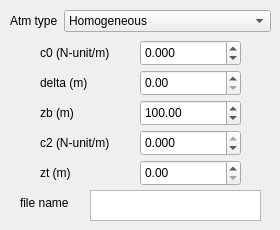
      <widget class="QWidget" name="tab_5">
       <attribute name="title">
        <string>atmosphere</string>
       </attribute>
       <widget class="QWidget" name="layoutWidget_4">
        <property name="geometry">
         <rect>
          <x>10</x>
          <y>10</y>
          <width>261</width>
          <height>31</height>
         </rect>
        </property>
        <layout class="QFormLayout" name="formLayout_12">
         <item row="0" column="0">
          <widget class="QLabel" name="atmTypeLabel">
           <property name="text">
            <string>Atm type</string>
           </property>
          </widget>
         </item>
         <item row="0" column="1">
          <widget class="QComboBox" name="atmTypeComboBox">
           <property name="currentText">
            <string>Homogeneous</string>
           </property>
           <property name="currentIndex">
            <number>0</number>
           </property>
           <item>
            <property name="text">
             <string>Homogeneous</string>
            </property>
           </item>
           <item>
            <property name="text">
             <string>Standard</string>
            </property>
           </item>
           <item>
            <property name="text">
             <string>Evaporation</string>
            </property>
           </item>
           <item>
            <property name="text">
             <string>Bilinear</string>
            </property>
           </item>
           <item>
            <property name="text">
             <string>Trilinear</string>
            </property>
           </item>
           <item>
            <property name="text">
             <string/>
            </property>
           </item>
          </widget>
         </item>
        </layout>
       </widget>
       <widget class="QLabel" name="zbLabel">
        <property name="geometry">
         <rect>
          <x>40</x>
          <y>100</y>
          <width>61</width>
          <height>26</height>
         </rect>
        </property>
        <property name="text">
         <string>zb (m)</string>
        </property>
       </widget>
       <widget class="QDoubleSpinBox" name="c2DoubleSpinBox">
        <property name="geometry">
         <rect>
          <x>140</x>
          <y>130</y>
          <width>101</width>
          <height>26</height>
         </rect>
        </property>
        <property name="locale">
         <locale language="English" country="UnitedStates"/>
        </property>
        <property name="keyboardTracking">
         <bool>false</bool>
        </property>
        <property name="decimals">
         <number>3</number>
        </property>
        <property name="minimum">
         <double>-50.000000000000000</double>
        </property>
        <property name="maximum">
         <double>0.000000000000000</double>
        </property>
       </widget>
       <widget class="QLabel" name="ztLabel">
        <property name="geometry">
         <rect>
          <x>40</x>
          <y>160</y>
          <width>71</width>
          <height>26</height>
         </rect>
        </property>
        <property name="text">
         <string>zt (m)</string>
        </property>
       </widget>
       <widget class="QDoubleSpinBox" name="deltaDoubleSpinBox">
        <property name="geometry">
         <rect>
          <x>140</x>
          <y>70</y>
          <width>101</width>
          <height>26</height>
         </rect>
        </property>
        <property name="locale">
         <locale language="English" country="UnitedStates"/>
        </property>
        <property name="keyboardTracking">
         <bool>false</bool>
        </property>
       </widget>
       <widget class="QLabel" name="deltaLabel">
        <property name="geometry">
         <rect>
          <x>40</x>
          <y>70</y>
          <width>81</width>
          <height>26</height>
         </rect>
        </property>
        <property name="text">
         <string>delta (m)</string>
        </property>
       </widget>
       <widget class="QDoubleSpinBox" name="ztDoubleSpinBox">
        <property name="enabled">
         <bool>true</bool>
        </property>
        <property name="geometry">
         <rect>
          <x>140</x>
          <y>160</y>
          <width>101</width>
          <height>26</height>
         </rect>
        </property>
        <property name="locale">
         <locale language="English" country="UnitedStates"/>
        </property>
        <property name="keyboardTracking">
         <bool>false</bool>
        </property>
        <property name="maximum">
         <double>10000.000000000000000</double>
        </property>
       </widget>
       <widget class="QDoubleSpinBox" name="zbDoubleSpinBox">
        <property name="enabled">
         <bool>true</bool>
        </property>
        <property name="geometry">
         <rect>
          <x>140</x>
          <y>100</y>
          <width>101</width>
          <height>26</height>
         </rect>
        </property>
        <property name="locale">
         <locale language="English" country="UnitedStates"/>
        </property>
        <property name="keyboardTracking">
         <bool>false</bool>
        </property>
        <property name="maximum">
         <double>5000.000000000000000</double>
        </property>
        <property name="value">
         <double>100.000000000000000</double>
        </property>
       </widget>
       <widget class="QLabel" name="c2Label">
        <property name="geometry">
         <rect>
          <x>40</x>
          <y>130</y>
          <width>91</width>
          <height>26</height>
         </rect>
        </property>
        <property name="text">
         <string>c2 (N-unit/m)</string>
        </property>
       </widget>
       <widget class="QLabel" name="c0Label">
        <property name="geometry">
         <rect>
          <x>40</x>
          <y>40</y>
          <width>81</width>
          <height>26</height>
         </rect>
        </property>
        <property name="text">
         <string>c0 (N-unit/m)</string>
        </property>
       </widget>
       <widget class="QDoubleSpinBox" name="c0DoubleSpinBox">
        <property name="geometry">
         <rect>
          <x>140</x>
          <y>40</y>
          <width>101</width>
          <height>26</height>
         </rect>
        </property>
        <property name="locale">
         <locale language="English" country="UnitedStates"/>
        </property>
        <property name="keyboardTracking">
         <bool>false</bool>
        </property>
        <property name="decimals">
         <number>3</number>
        </property>
        <property name="minimum">
         <double>-99.000000000000000</double>
        </property>
       </widget>
       <widget class="QTextEdit" name="atmFileTextEdit">
        <property name="enabled">
         <bool>true</bool>
        </property>
        <property name="geometry">
         <rect>
          <x>90</x>
          <y>190</y>
          <width>171</width>
          <height>31</height>
         </rect>
        </property>
       </widget>
       <widget class="QLabel" name="atmFileLabel">
        <property name="geometry">
         <rect>
          <x>20</x>
          <y>190</y>
          <width>71</width>
          <height>26</height>
         </rect>
        </property>
        <property name="text">
         <string>file name</string>
        </property>
       </widget>
      </widget>
